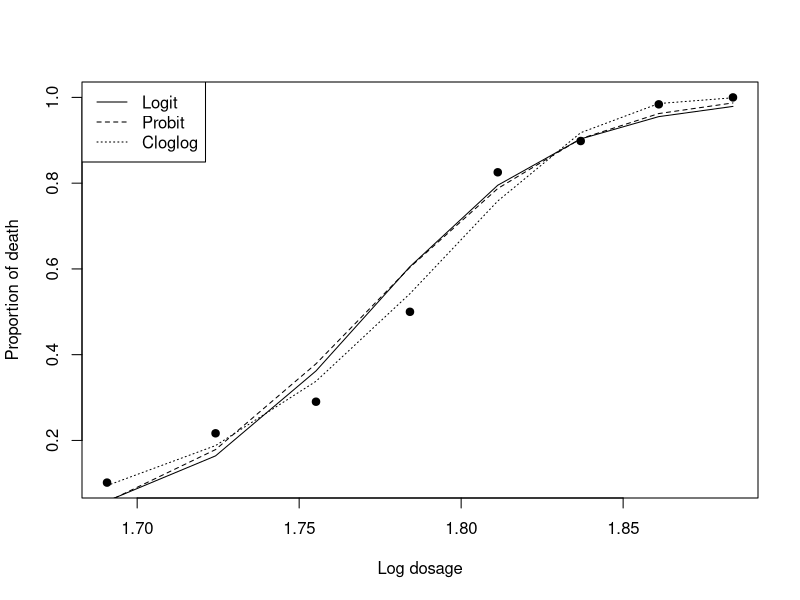
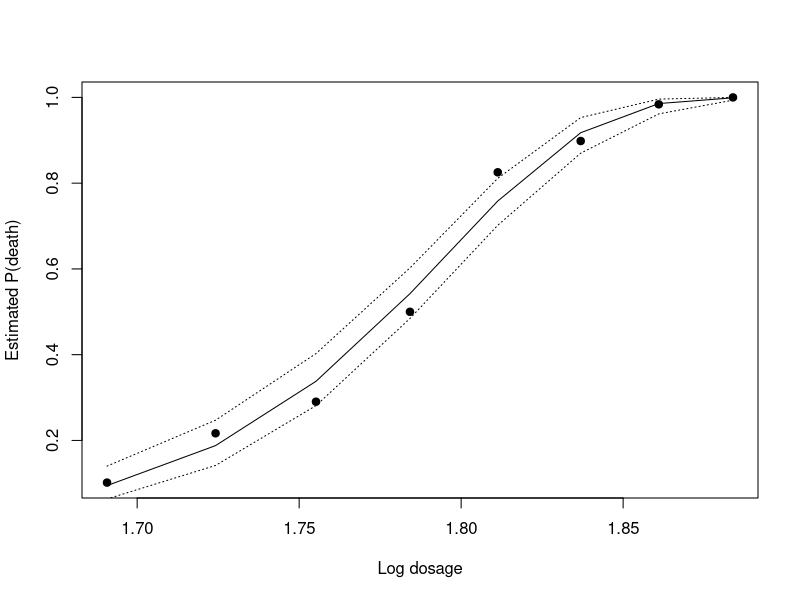

These charts were generated, in order, by the following R code:
## ---- chunk 1
knitr::opts_chunk$set(echo = TRUE)
library(knitr)
library(graphics)
## ---- chunk 2
#### 7.3.1 Beetle data example 
## Create the dataset
beetle <- as.data.frame(cbind( dose=c(1.6907,1.7242,1.7552,1.7842,1.8113,1.8369,1.861,1.8839),
                               n=c(59,60,62,56,63,59,62,60),
                               y=c(6,13,18,28,52,53,61,60)
                               ))
## Print the data
beetle
## ---- chunk 3
#### 1. Logistic regression
fit.logit <- glm(cbind(y, n-y)~dose, family=binomial(link="logit"), data=beetle)
#### 2. Probit regression
fit.probit <- glm(cbind(y, n-y)~dose, family=binomial(link="probit"), data=beetle)
#### 3. Complementary log-log function
fit.cloglog <- glm(cbind(y, n-y)~dose, family=binomial(link="cloglog"), data=beetle)
## ---- chunk 4
summary(fit.logit)
## ---- chunk 5
summary(fit.logit)$cov.unscaled
## ---- chunk 6
cbind(beetle,
      fitted.y=round(beetle[,"n"]*fit.logit$fitted.values, digits=2),
      observed.prob=round(beetle[,"y"]/beetle[,"n"], digits=2),
      fitted.prob=round(fit.logit$fitted.values, digits=2))
## ---- chunk 7
summary(fit.probit)
## ---- chunk 8
summary(fit.cloglog)
## ---- chunk 9
#### Compare estimated coefficients
summary(fit.logit)$coefficient[1:2,1:2]
summary(fit.probit)$coefficient[1:2,1:2]
summary(fit.cloglog)$coefficient[1:2,1:2]

#### Compare residual deviance
cbind(Dev.logit=fit.logit$deviance, Dev.probit=fit.probit$deviance, Dev.cloglog=fit.cloglog$deviance)
#### Compare AIC
cbind(AIC.logit=fit.logit$aic, AIC.probit=fit.probit$aic, AIC.cloglog=fit.cloglog$aic)

#### Compare fitted values
cbind(beetle,
      yhat.logit=round(beetle[,"n"]*fit.logit$fitted.values, digits=2),
      yhat.probit=round(beetle[,"n"]*fit.probit$fitted.values, digits=2),
      yhat.cloglog=round(beetle[,"n"]*fit.cloglog$fitted.values, digits=2))

## ---- chunk 10
fit.logit$coef

pattern1 <- c(1, 1.81)
pattern2 <- c(1, 1.80)
## Linear model for each pattern
eta1 <- as.vector(fit.logit$coef%*%pattern1)
eta2 <- as.vector(fit.logit$coef%*%pattern2)
c(eta1, eta2)
## Probability of having an outcome for each pattern
p1 <- 1/(1+exp(-eta1))
p2 <- 1/(1+exp(-eta2))
c(p1, p2)
## Odds
odds1 <- p1/(1-p1)
odds2 <- p2/(1-p2)
c(odds1, odds2)
## OR
logit.pattern12 <- odds1/odds2   ## OR associated with 0.01 unit increase in dose
logit.pattern12
(exp(fit.logit$coef[2]))^(1/100)
## ---- chunk 11
pattern3 <- c(1, 1.71)
pattern4 <- c(1, 1.70)
## Linear model for each pattern
eta3 <- as.vector(fit.logit$coef%*%pattern3)
eta4 <- as.vector(fit.logit$coef%*%pattern4)
c(eta3, eta4)
## Probability of having an outcome for each pattern
p3 <- 1/(1+exp(-eta3))
p4 <- 1/(1+exp(-eta4))
c(p3, p4)
## Odds
odds3 <- p3/(1-p3)
odds4 <- p4/(1-p4)
c(odds3, odds4)
## OR
logit.pattern34 <- odds3/odds4  ## OR associated with 0.01 unit increase in dose
logit.pattern34
## ---- chunk 12
fit.probit$coef

pattern1 <- c(1, 1.81)
pattern2 <- c(1, 1.80)
## Linear model for each pattern
eta1 <- as.vector(fit.probit$coef%*%pattern1)
eta2 <- as.vector(fit.probit$coef%*%pattern2)
c(eta1, eta2)
## Probability of having an outcome for each pattern
p1 <- pnorm(eta1, 0, 1)  ## CDF of N(0, 1)
p2 <- pnorm(eta2, 0, 1)
c(p1, p2)
## Odds
odds1 <- p1/(1-p1)
odds2 <- p2/(1-p2)
c(odds1, odds2)
## OR
probit.pattern12 <- odds1/odds2   
probit.pattern12
## ---- chunk 13
pattern3 <- c(1, 1.71)
pattern4 <- c(1, 1.70)
## Linear model for each pattern
eta3 <- as.vector(fit.probit$coef%*%pattern3)
eta4 <- as.vector(fit.probit$coef%*%pattern4)
c(eta3, eta4)
## Probability of having an outcome for each pattern
p3 <- pnorm(eta3, 0, 1)  ## CDF of N(0, 1)
p4 <- pnorm(eta4, 0, 1)
c(p3, p4)
## Odds
odds3 <- p3/(1-p3)
odds4 <- p4/(1-p4)
c(odds3, odds4)
## OR
probit.pattern34 <- odds3/odds4   
probit.pattern34
## ---- chunk 14
fit.cloglog$coef

pattern1 <- c(1, 1.81)
pattern2 <- c(1, 1.80)
## Linear model for each pattern
eta1 <- as.vector(fit.cloglog$coef%*%pattern1)
eta2 <- as.vector(fit.cloglog$coef%*%pattern2)
c(eta1, eta2)
## Probability of having an outcome for each pattern
p1 <- 1-exp(-exp(eta1))
p2 <- 1-exp(-exp(eta2))
c(p1, p2)
## Odds
odds1 <- p1/(1-p1)
odds2 <- p2/(1-p2)
c(odds1, odds2)
## OR
cloglog.pattern12 <- odds1/odds2   ## OR associated with 0.01 unit increase in dose
cloglog.pattern12
## ---- chunk 15
pattern3 <- c(1, 1.71)
pattern4 <- c(1, 1.70)
## Linear model for each pattern
eta3 <- as.vector(fit.cloglog$coef%*%pattern3)
eta4 <- as.vector(fit.cloglog$coef%*%pattern4)
c(eta3, eta4)
## Probability of having an outcome for each pattern
p3 <- 1-exp(-exp(eta3))
p4 <- 1-exp(-exp(eta4))
c(p3, p4)
## Odds
odds3 <- p3/(1-p3)
odds4 <- p4/(1-p4)
c(odds3, odds4)
## OR
cloglog.pattern34 <- odds3/odds4   
cloglog.pattern34
## ---- chunk 16
#### Summary
summary(fit.logit)$coefficient
summary(fit.probit)$coefficient
summary(fit.cloglog)$coefficient
#### ORs
c(logit.pattern12, logit.pattern34)
c(probit.pattern12, probit.pattern34)
c(cloglog.pattern12, cloglog.pattern34)
## ---- chunk 17
plot(beetle$dose, beetle$y/beetle$n, pch=19,ylab="Proportion of death", xlab="Log dosage")
lines(beetle$dose, fitted(fit.logit))
lines(beetle$dose, fitted(fit.probit), lty=2)
lines(beetle$dose, fitted(fit.cloglog), lty=3)
legend("topleft", c("Logit", "Probit", "Cloglog"), lty=c(1,2,3))

## ---- chunk 18
fv <- predict(fit.cloglog, se.fit=TRUE)   # cloglog scale
U <- fv$fit + 1.96*fv$se.fit
L <- fv$fit - 1.96*fv$se.fit
plot(beetle$dose, beetle$y/beetle$n, pch=19,ylab="Estimated P(death)", xlab="Log dosage")
lines(beetle$dose, fitted(fit.cloglog))   # Fitted probability
lines(beetle$dose, 1-exp(-exp(U)), lty=3)
lines(beetle$dose, 1-exp(-exp(L)), lty=3)
